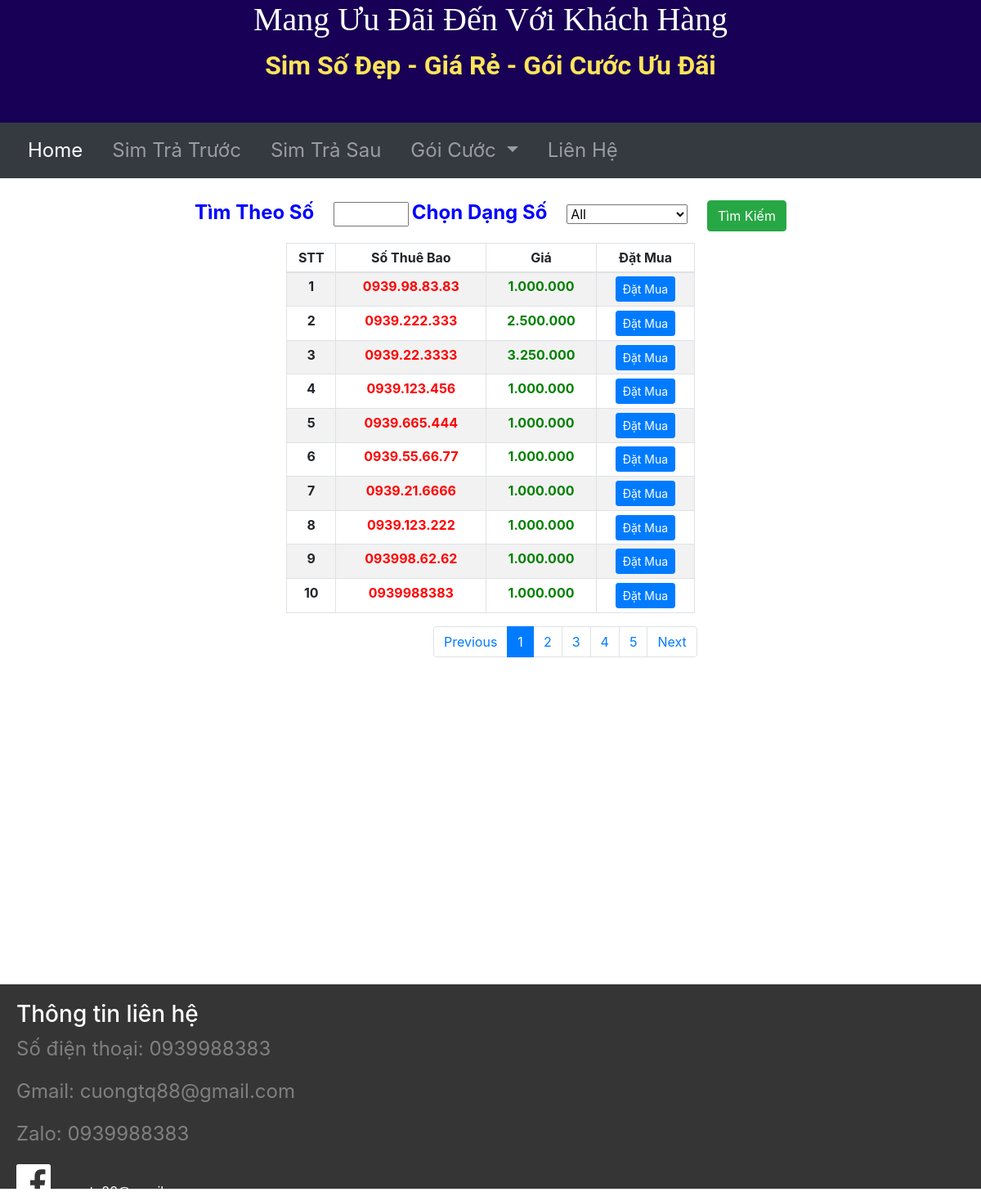
Page /tratruoc on the committed database.
### main.py (models this page shows)
class SimSo(db.Model):
    id = db.Column(db.Integer, primary_key=True)
    sothuebao = db.Column(db.String(250), nullable=False)
    gia = db.Column(db.String(250), nullable=False)
    dangso = db.Column(db.String(250), nullable=False)

### main.py (the view, shortened to what this page needs)
@app.route("/tratruoc", methods=['GET', 'POST'], defaults={"page": 1})
@app.route('/tratruoc/<int:page>',methods=["GET","POST"])
def tratruoc(page):
    page = page
    print(page)
    pages = 10
    all_sim = SimSo.query.paginate(page,pages,error_out=False)
    dangso = request.args.get('dangso')
    socantim = request.args.get('socantim')
    if dangso != "" and dangso !=None and dangso != "All":
        all_sim = SimSo.query.filter_by(dangso=dangso).paginate(page, pages, error_out=False)
        return render_template('tratruoc.html', all_sim=all_sim, dangso=dangso)
    elif socantim != "" and socantim != None:
        search = "%{}%".format(socantim)
        all_sim = SimSo.query.filter(SimSo.sothuebao.like(search)).paginate(page, pages, error_out=False)
        return render_template('tratruoc.html', all_sim=all_sim, socantim=socantim)
    return render_template('tratruoc.html', all_sim = all_sim, dangso="All")

### templates/tratruoc.html (shortened to what this page needs)
{% include "header.html" %}
<!DOCTYPE html>
<html lang="en" dir="ltr">
<head>
  <link href="{{ url_for('static', filename='css/styles.css')}}" rel="stylesheet">
  <link rel="stylesheet" href="https://cdn.jsdelivr.net/npm/bootstrap@4.6.0/dist/css/bootstrap.min.css">
</head>
<body>
<div class="container ">
  <form class="timso" action="" method="post">
      <div class="col-lg-12">
          <label for=""class="chonsim">Tìm Theo Số</label>
          <input type="text" size="4" name="socantim" value="{{socantim}}" class="btn-timso">
    <label for="cars" class="chonsim">Chọn Dạng Số</label>
    <select name="cars" id="cars" >
      <option  value="{{dangso}}">{{ dangso }}</option>
    </select>
      <button type="submit" class="btn btn-success">Tìm Kiếm</button><br>
  </div>
  </form>
  <div class="bang-tt">
    <table class="table table-sm table-bordered table-striped">
      <thead>
        <tr>
          <th scope="col-3">STT</th>
          <th scope="col-3">Số Thuê Bao</th>
          <th scope="col-3">Giá</th>
          <th scope="col-3">Đặt Mua</th>
        </tr>
      </thead>
      <tbody>
        {% for sim in all_sim.items %}
        <tr>
          <th scope="row">{{sim.id}}</th>
          <td class="stb">{{ sim.sothuebao }}</td>
          <td class="price">{{ sim.gia }}</td>
          <td><a href="{{url_for('show_tt', stb=sim.sothuebao, gia = sim.gia) }}"><button type="submit" class="btn btn-primary btn-sm">Đặt Mua </button></a></td>
        </tr>
      {% endfor %}
      </tbody>
    </table>
    <form>
    <nav aria-label="Page navigation example">
  <ul class="pagination">
    {% if all_sim.has_prev %}
      <li class="page-item"><a class="page-link" href="{{ url_for('tratruoc', page=all_sim.prev_num, dangso=dangso, socantim=socantim) }}">Previous</a></li>
    {% else %}
      <li class="page-item"><a class="page-link" href="">Previous</a></li>
    {% endif %}
    {% for page in all_sim.iter_pages(left_edge=3, right_edge=3) %}
     {% if page %}
        {% if page==all_sim.page %}
          <li class="page-item active" ><a class="page-link" href="{{ url_for('tratruoc', page=page, dangso=dangso, socantim=socantim) }}" >{{ page }}</a></li>
        {% else %}
          <li class="page-item" ><a class="page-link" href="{{ url_for('tratruoc', page=page, dangso=dangso, socantim=socantim) }}" >{{ page }}</a></li>
        {% endif %}
      {% else %}
          <li class="page-item disabled" ><a class="page-link" href="" >...</a></li>
    {% endif %}
     {% endfor %}
    {% if all_sim.has_next %}
      <li class="page-item"><a class="page-link" href="{{ url_for('tratruoc', page=all_sim.next_num, dangso=dangso, socantim=socantim) }}">Next</a></li>
    {% else %}
      <li class="page-item"><a class="page-link" href="">Next</a></li>
    {% endif %}
  </ul>
</nav>
      </form>
  </div>
</div>
</body>
{% include "footer.html" %}
</html>

### templates/header.html (shortened to what this page needs)
<!DOCTYPE html>
<html lang="en" dir="ltr">
<head>
  <link href="{{ url_for('static', filename='css/styles.css')}}" rel="stylesheet">
  <link rel="stylesheet" href="https://cdn.jsdelivr.net/npm/bootstrap@4.6.0/dist/css/bootstrap.min.css">
</head>
<body>
  <div class="title">
    <h1>Mang Ưu Đãi Đến Với Khách Hàng</h1>
    <p class="noidung">Sim Số Đẹp - Giá Rẻ - Gói Cước Ưu Đãi</p>
  </div>
<div class="container-fluid px-0">
  <nav class="navbar navbar-expand-lg navbar-dark bg-dark">
    <div class="collapse navbar-collapse" id="navbarText">
      <ul class="navbar-nav">
        <li class="nav-item active">
          <a class="nav-link" href="{{ url_for('home') }}">Home <span class="sr-only">(current)</span></a>
        </li>
        <li class="nav-item">
          <a class="nav-link" href="{{ url_for('tratruoc', index=1) }}">Sim Trả Trước</a>
        </li>
        <li class="nav-item">
          <a class="nav-link" href="{{ url_for('trasau', index=1) }}">Sim Trả Sau</a>
        </li>
        <li class="nav-item dropdown">
          <a class="nav-link dropdown-toggle" href="{{ url_for('goicuoc', index=1) }}" id="navbarDropdown" role="button" data-toggle="dropdown" aria-haspopup="true" aria-expanded="false">
            Gói Cước
          </a>
        </li>
        <li class="nav-item">
          <a class="nav-link" href="#">Liên Hệ</a>
        </li>
      </ul>
    </div>
  </nav>
    </div>
</body>
</html>

### templates/footer.html (shortened to what this page needs)
<!DOCTYPE html>
<html lang="en" dir="ltr">
<head>
  <link href="{{ url_for('static', filename='css/styles.css')}}" rel="stylesheet">
  <link rel="stylesheet" href="https://cdn.jsdelivr.net/npm/bootstrap@4.6.0/dist/css/bootstrap.min.css">
</head>
<body>
<br>
<div class="footer">
  <h3>Thông tin liên hệ</h3>
  <p>Số điện thoại: 0939988383</p>
  <p>Gmail: cuongtq88@gmail.com</p>
  <p>Zalo: 0939988383</p>
  <i class="fab fa-facebook fa-3x"></i><span>cuongtq88@gmail.com</span>
</div>
</body>
</html>

### static/css/styles.css (style rules this page uses)
body { font-size: 16px; font-family: 'Merriweather', serif; position: relative; padding-left: 0px; }
.title { background-color: #170055; padding-bottom: 30px; text-align: center; font-family: 'Roboto', sans-serif; }
h1 { color: #fff; font-family: 'Merriweather', serif; }
.noidung { color: #FFE459; font-weight: bolder; font-size: 2rem; }
.bang-tt { width: 500px; margin: auto; margin-top: 1%; }
#navbarText { font-size: 1.5rem; }
.nav-link { margin: 0px 10px; color: #353535; }
.navbar { background-color: #ffca44; }
.stb { color: red; font-weight: bold; }
.price { color: green; font-weight:bolder; }
.footer { position: relative; background-color: #353535; color: #fff; width: 100%; margin-top: 30%; height: 250px; padding: 20px 20px; }
.timso { color: blue; font-weight: bolder; font-size: 1rem; }
.chonsim { padding-right: 20px; font-size: 1.5rem; }
#cars { margin-right: 20px; padding-right: 40px; }
.pagination { width: 100px; margin-left: 36%; }
.container { position: relative; text-align: center; margin-top: 2%; }
h3 { font-size: 3rem; line-height: 2; }
p { color: grey; font-size: 1.5rem; }
.dropdown { position: relative; display: inline-block; }

### rows in the picture
SimSo: id "1", sothuebao "0939.98.83.83", gia "1.000.000"
SimSo: id "2", sothuebao "0939.222.333", gia "2.500.000"
SimSo: id "3", sothuebao "0939.22.3333", gia "3.250.000"
SimSo: id "4", sothuebao "0939.123.456", gia "1.000.000"
SimSo: id "5", sothuebao "0939.665.444", gia "1.000.000"
SimSo: id "6", sothuebao "0939.55.66.77", gia "1.000.000"
SimSo: id "7", sothuebao "0939.21.6666", gia "1.000.000"
SimSo: id "8", sothuebao "0939.123.222", gia "1.000.000"
SimSo: id "9", sothuebao "093998.62.62", gia "1.000.000"
SimSo: id "10", sothuebao "0939988383", gia "1.000.000"

### other values in the picture
{{ page }} "1"
{{ page }} "2" "3" "4" "5"
form field cars "All"
